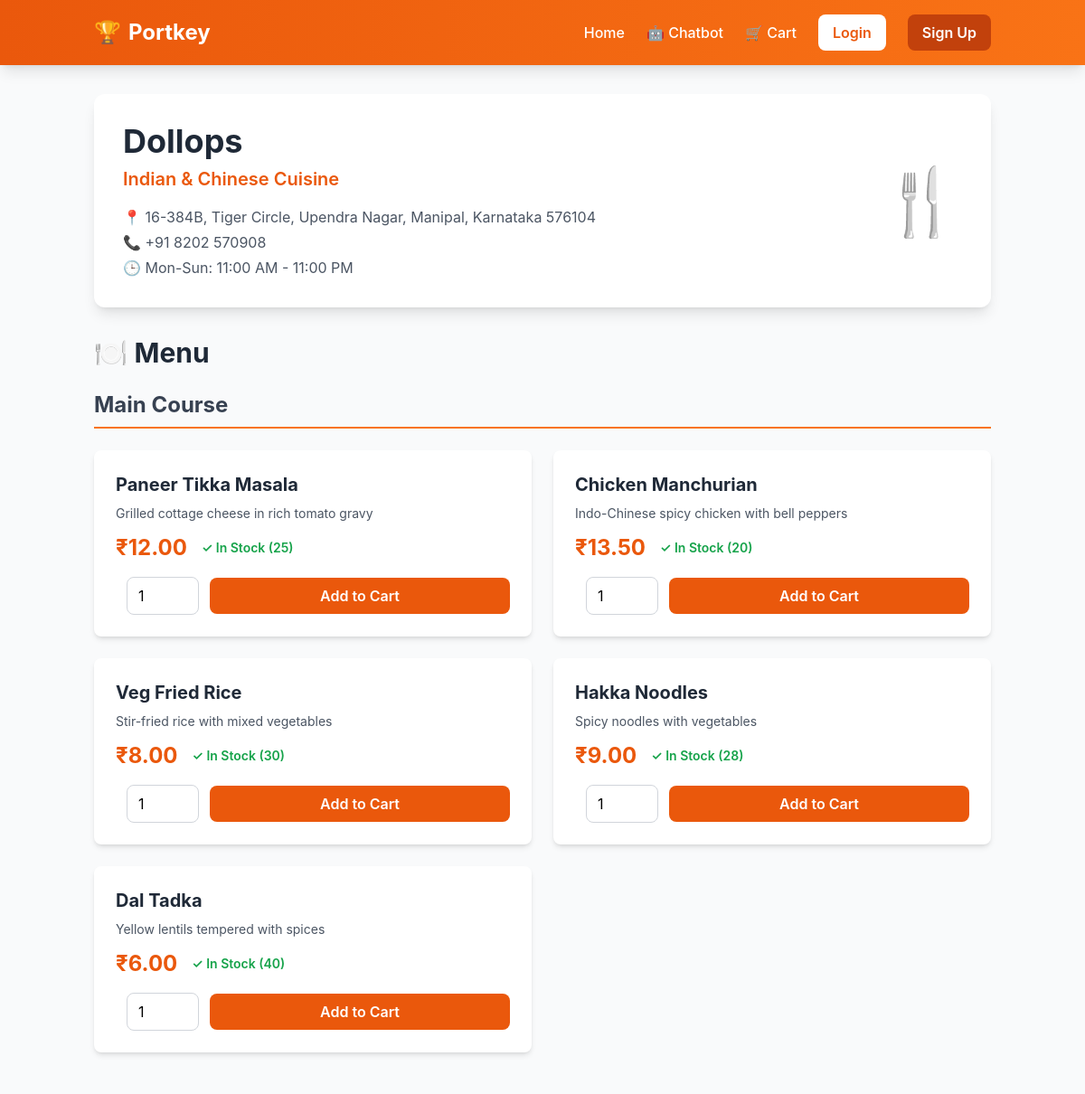
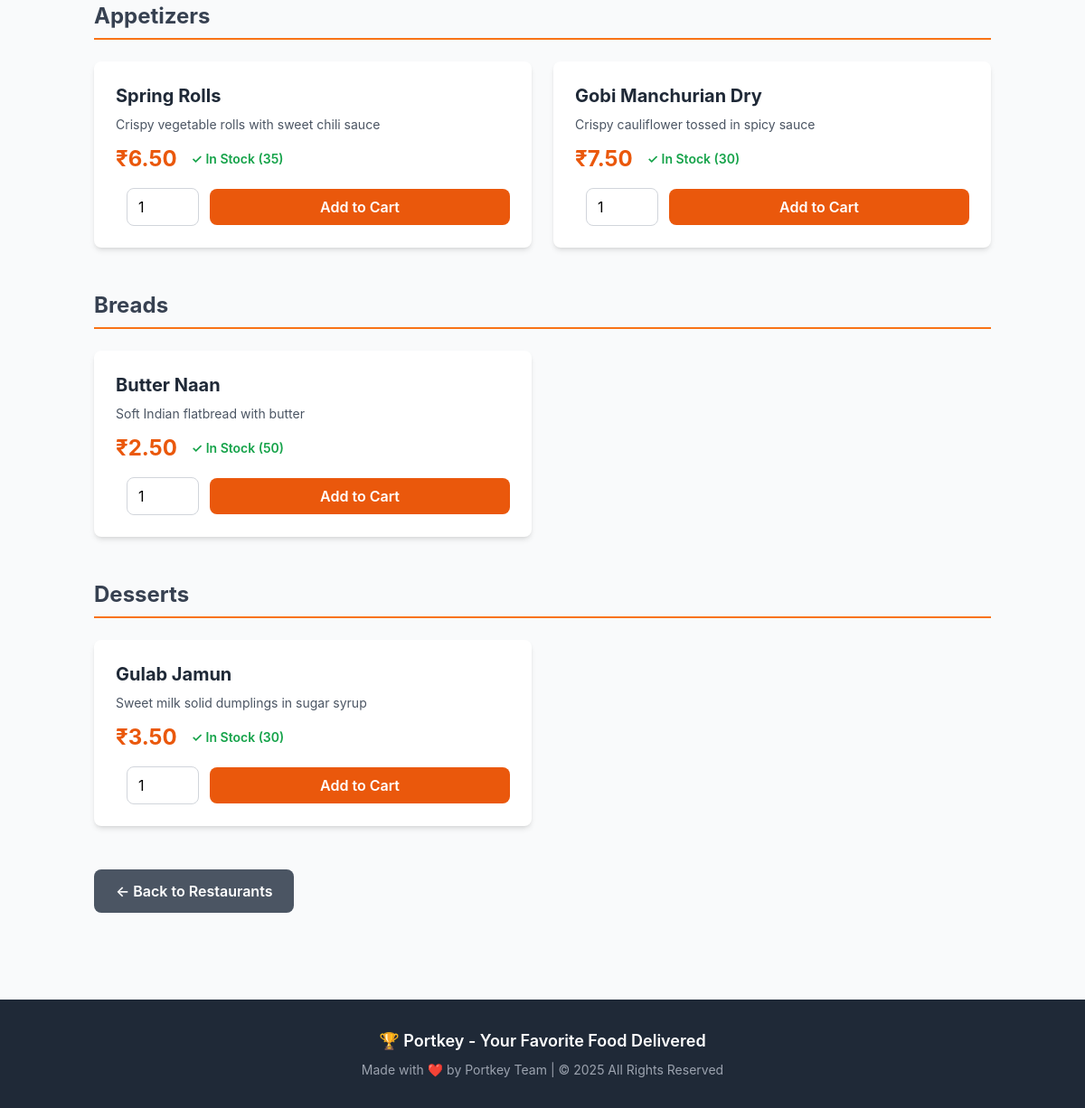
The page /restaurant/1 on the database its author committed (2 pictures, top to bottom).
### models.py (models this page shows, shortened)
class Restaurant(Base):
    __tablename__ = 'restaurants'
    id = Column(Integer, primary_key=True, autoincrement=True)
    name = Column(String(100), nullable=False, index=True)
    address = Column(String(200), nullable=False)
    contact = Column(String(50), nullable=False)
    operating_hours = Column(String(100), nullable=False)  # e.g., "Mon-Sun: 10AM-10PM"
    cuisine_type = Column(String(50), nullable=False, index=True)  # e.g., "Italian", "Chinese"
    distance_km = Column(Float, nullable=False, default=1.0)  # Distance from user in km
    popularity_score = Column(Float, nullable=False, default=0.0)  # Based on order frequency
    menu_items = relationship("MenuItem", back_populates="restaurant", cascade="all, delete-orphan")

class MenuItem(Base):
    __tablename__ = 'menu_items'
    id = Column(Integer, primary_key=True, autoincrement=True)
    restaurant_id = Column(Integer, ForeignKey('restaurants.id'), nullable=False, index=True)
    name = Column(String(100), nullable=False, index=True)
    description = Column(String(500), nullable=False)
    price = Column(DECIMAL(10, 2), nullable=False)
    category = Column(String(50), nullable=False, index=True)  # e.g., "Appetizer", "Main", "Dessert", "Beverage"
    availability = Column(Boolean, default=True, nullable=False)
    stock_quantity = Column(Integer, default=100, nullable=False)  # Available stock
    is_vegetarian = Column(Boolean, default=True, nullable=False)  # Veg/Non-veg classification
    restaurant = relationship("Restaurant", back_populates="menu_items")
    cart_items = relationship("CartItem", back_populates="menu_item", cascade="all, delete-orphan")
    @property
    def is_in_stock(self):
        return self.stock_quantity > 0 and self.availability

### app.py (the view)
@app.route('/restaurant/<int:restaurant_id>')
def restaurant(restaurant_id):
    db = SessionLocal()
    try:
        restaurant = db.query(Restaurant).filter_by(id=restaurant_id).first()
        if not restaurant:
            flash('Restaurant not found.', 'error')
            return redirect(url_for('index'))
        menu_items = db.query(MenuItem).filter_by(restaurant_id=restaurant_id).all()
        cart_count = get_cart_count()
        for item in menu_items:
            item.price_inr = convert_to_inr(item.price)
        return render_template('restaurant.html', restaurant=restaurant, menu_items=menu_items, cart_count=cart_count)
    finally:
        db.close()

### app.py (called while the page is built, shortened)
def get_cart_count():
    session_id = session.get('session_id')
    if not session_id:
        return 0

def convert_to_inr(usd_amount):
    return float(usd_amount)  # Simplified - assuming prices are already in INR

### templates/restaurant.html (shortened to what this page needs)
{% extends "base.html" %}
{% block content %}
<div class="max-w-7xl mx-auto">
    <div class="bg-white rounded-xl shadow-lg p-8 mb-8">
        <div class="flex items-center justify-between">
            <div>
                <h1 class="text-4xl font-bold text-gray-800 mb-2">{{ restaurant.name }}</h1>
                <p class="text-orange-600 text-xl font-semibold mb-4">{{ restaurant.cuisine_type }} Cuisine</p>
                <div class="text-gray-600 space-y-1">
                    <p>📍 {{ restaurant.address }}</p>
                    <p>📞 {{ restaurant.contact }}</p>
                    <p>🕒 {{ restaurant.operating_hours }}</p>
                </div>
            </div>
            <div class="text-7xl">
                {% if restaurant.cuisine_type == 'Italian' %}🍝
                {% elif restaurant.cuisine_type == 'Chinese' %}🥡
                {% elif restaurant.cuisine_type == 'Indian' %}🍛
                {% elif restaurant.cuisine_type == 'Mexican' %}🌮
                {% elif restaurant.cuisine_type == 'American' %}🍔
                {% else %}🍴
                {% endif %}
            </div>
        </div>
    </div>
    <h2 class="text-3xl font-bold text-gray-800 mb-6">🍽️ Menu</h2>
    {% if menu_items %}
        {% set categories = menu_items | map(attribute='category') | unique | list %}
        {% for category in categories %}
        <div class="mb-12">
            <h3 class="text-2xl font-bold text-gray-700 mb-6 border-b-2 border-orange-500 pb-2">{{ category }}</h3>
            <div class="grid grid-cols-1 md:grid-cols-2 gap-6">
                {% for item in menu_items if item.category == category %}
                <div class="bg-white rounded-lg shadow-md p-6 hover:shadow-xl transition">
                    <div class="flex justify-between items-start mb-4">
                        <div class="flex-1">
                            <h4 class="text-xl font-bold text-gray-800 mb-2">{{ item.name }}</h4>
                            <p class="text-gray-600 text-sm mb-3">{{ item.description }}</p>
                            <div class="flex items-center space-x-4">
                                <span class="text-2xl font-bold text-orange-600">₹{{ "%.2f"|format(item.price_inr) }}</span>
                                {% if item.is_in_stock %}
                                <span class="text-green-600 text-sm font-semibold">✓ In Stock ({{ item.stock_quantity }})</span>
                                {% else %}
                                <span class="text-red-600 text-sm font-semibold">✗ Out of Stock</span>
                                {% endif %}
                            </div>
                        </div>
                    </div>
                    {% if item.is_in_stock %}
                    <form action="/cart/add" method="POST" class="flex items-center space-x-3">
                        <input
                            type="number"
                            name="quantity"
                            value="1"
                            min="1"
                            max="{{ item.stock_quantity }}"
                            class="w-20 px-3 py-2 border border-gray-300 rounded-lg focus:outline-none focus:ring-2 focus:ring-orange-500"
                        >
                        <button
                            type="submit"
                            class="flex-1 bg-orange-600 text-white py-2 px-4 rounded-lg font-semibold hover:bg-orange-700 transition"
                        >
                            Add to Cart
                        </button>
                    </form>
                    {% endif %}
                </div>
                {% endfor %}
            </div>
        </div>
        {% endfor %}
    {% else %}
    <div class="bg-yellow-50 border-l-4 border-yellow-500 p-6 rounded-lg">
        <p class="text-yellow-700 font-medium">No menu items available at the moment.</p>
    </div>
    {% endif %}
    <div class="mt-8">
        <a href="/" class="inline-block bg-gray-600 text-white px-6 py-3 rounded-lg font-semibold hover:bg-gray-700 transition">
            ← Back to Restaurants
        </a>
    </div>
</div>
{% endblock %}

### templates/base.html (shortened to what this page needs)
<!DOCTYPE html>
<html lang="en">
<head>
    <script src="https://cdn.tailwindcss.com"></script>
</head>
<body class="bg-gray-50 min-h-screen">
    <nav class="bg-gradient-to-r from-orange-600 to-orange-500 text-white shadow-lg sticky top-0 z-50">
        <div class="container mx-auto px-4 py-4">
            <div class="flex justify-between items-center">
                <a href="/" class="text-2xl font-bold flex items-center space-x-2 hover:scale-105 transition">
                    <span>🏆</span>
                    <span>Portkey</span>
                </a>
                <div class="flex items-center space-x-6">
                    <a href="/" class="nav-link hover:underline font-medium">Home</a>
                    <a href="/chatbot-page" class="nav-link hover:underline font-medium">🤖 Chatbot</a>
                    <a href="/cart" class="nav-link hover:underline font-medium flex items-center space-x-1">
                        <span>🛒 Cart</span>
                    </a>
                    {% if user %}
                        <span class="font-medium">👤 {{ user.username }}</span>
                        <a href="/logout" class="bg-white text-orange-600 px-4 py-2 rounded-lg hover:bg-orange-50 transition font-semibold">Logout</a>
                    {% else %}
                        <a href="/login" class="bg-white text-orange-600 px-4 py-2 rounded-lg hover:bg-orange-50 transition font-semibold">Login</a>
                        <a href="/register" class="bg-orange-700 px-4 py-2 rounded-lg hover:bg-orange-800 transition font-semibold">Sign Up</a>
                    {% endif %}
                </div>
            </div>
        </div>
    </nav>
    <main class="container mx-auto px-4 py-8">
        {% block content %}{% endblock %}
    </main>
    <footer class="bg-gray-800 text-white mt-16 py-8">
        <div class="container mx-auto px-4 text-center">
            <p class="text-lg font-semibold mb-2">🏆 Portkey - Your Favorite Food Delivered</p>
            <p class="text-gray-400 text-sm">Made with ❤️ by Portkey Team | © 2025 All Rights Reserved</p>
        </div>
    </footer>
</body>
</html>

### templates/base.html (style rules this page uses)
body { font-family: 'Inter', system-ui, -apple-system, sans-serif; }

### rows shown on the page
Restaurant: name "Dollops", cuisine_type "Indian & Chinese", address "16-384B, Tiger Circle, Upendra Nagar, Manipal, Karnataka 576104", contact "+91 8202 570908", operating_hours "Mon-Sun: 11:00 AM - 11:00 PM"
MenuItem: category "Main Course", name "Paneer Tikka Masala", description "Grilled cottage cheese in rich tomato gravy", price_inr "12.00", stock_quantity "25"
MenuItem: name "Chicken Manchurian", description "Indo-Chinese spicy chicken with bell peppers", price_inr "13.50", stock_quantity "20"
MenuItem: name "Veg Fried Rice", description "Stir-fried rice with mixed vegetables", price_inr "8.00", stock_quantity "30"
MenuItem: name "Hakka Noodles", description "Spicy noodles with vegetables", price_inr "9.00", stock_quantity "28"
MenuItem: name "Dal Tadka", description "Yellow lentils tempered with spices", price_inr "6.00", stock_quantity "40"
MenuItem: category "Appetizers", name "Spring Rolls", description "Crispy vegetable rolls with sweet chili sauce", price_inr "6.50", stock_quantity "35"
MenuItem: name "Gobi Manchurian Dry", description "Crispy cauliflower tossed in spicy sauce", price_inr "7.50", stock_quantity "30"
MenuItem: category "Breads", name "Butter Naan", description "Soft Indian flatbread with butter", price_inr "2.50", stock_quantity "50"
MenuItem: category "Desserts", name "Gulab Jamun", description "Sweet milk solid dumplings in sugar syrup", price_inr "3.50", stock_quantity "30"
